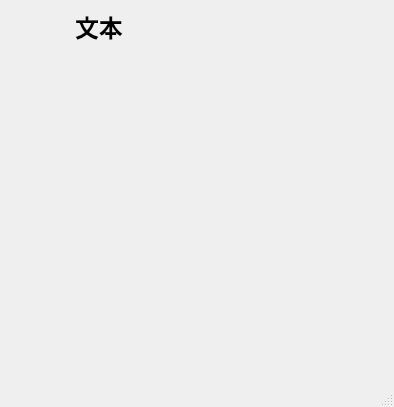
<?xml version="1.0" encoding="UTF-8"?>
<ui version="4.0">
 <class>MainWindow</class>
 <widget class="QMainWindow" name="MainWindow">
  <property name="geometry">
   <rect>
    <x>0</x>
    <y>0</y>
    <width>394</width>
    <height>407</height>
   </rect>
  </property>
  <property name="windowTitle">
   <string>计算器-202041404205-黄小勇</string>
  </property>
  <property name="styleSheet">
   <string notr="true">QMenu {
    background-color : rgb(253,253,254);
 padding:5px;
 border-radius:15px;
}
QMenu::item {
    font-size:10pt;
    color: rgb(0,0,0);
    background-color:rgb(253,253,254);
    padding: 8px 25px 6px 10px;
    margin: 4px 1px;
}
QMenu::item:selected {
    background-color : rgb(236,236,237);
}
QMenu::icon:checked {
    background: rgb(253,253,254);
    position: absolute;
    top: 1px;
    right: 1px;
    bottom: 1px;
    left: 1px;
}
QMenu::icon:checked:selected {
    background-color : rgb(236,236,237);
    background-image: url(:/space_selected.png);
}
QMenu::separator {
    height: 2px;
    background: rgb(235,235,236);
    margin-left: 10px;
    margin-right: 10px;
} </string>
  </property>
  <widget class="QWidget" name="centralwidget">
   <layout class="QVBoxLayout" name="verticalLayout">
    <item>
     <layout class="QHBoxLayout" name="horizontalLayout_2">
      <item>
       <widget class="QPushButton" name="pushButtonMenu">
        <property name="maximumSize">
         <size>
          <width>60</width>
          <height>16777215</height>
         </size>
        </property>
        <property name="text">
         <string/>
        </property>
        <property name="icon">
         <iconset>
          <normaloff>:/imgs/menu.png</normaloff>:/imgs/menu.png</iconset>
        </property>
        <property name="iconSize">
         <size>
          <width>32</width>
          <height>32</height>
         </size>
        </property>
        <property name="flat">
         <bool>true</bool>
        </property>
       </widget>
      </item>
      <item>
       <widget class="QLabel" name="labelType">
        <property name="font">
         <font>
          <family>微软雅黑</family>
          <pointsize>18</pointsize>
          <bold>true</bold>
         </font>
        </property>
        <property name="text">
         <string>文本</string>
        </property>
       </widget>
      </item>
     </layout>
    </item>
    <item>
     <widget class="QStackedWidget" name="stackedWidget">
      <widget class="QWidget" name="page"/>
      <widget class="QWidget" name="page_2"/>
     </widget>
    </item>
   </layout>
  </widget>
  <widget class="QMenuBar" name="menubar">
   <property name="geometry">
    <rect>
     <x>0</x>
     <y>0</y>
     <width>394</width>
     <height>21</height>
    </rect>
   </property>
  </widget>
  <widget class="QStatusBar" name="statusbar"/>
 </widget>
 <resources/>
 <connections/>
</ui>
